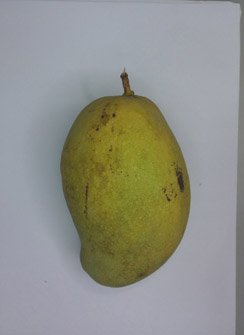
#> input picture images/101b.jpg, 244 x 335 px
$ python -i model.py   (imports and definitions only)   (older library calls are emulated)
#> lines starting #> are read from the running program, lines starting #| are printed output that depends on the picture; after the words box and inside, x2 and y2 are one past the last pixel; in counts of white or black regions, pixels touching at a corner belong together
#> further down, picture is the input picture: shape (335, 244, 3); mean B, G, R 136.1, 145.2, 144.3
import cv2
import numpy as np
import joblib
from skimage.feature import graycomatrix, graycoprops
from skimage.metrics import structural_similarity as ssim


# [8 lines left out: function phash, not called in this run]


def hamming_distance(h1, h2):
    return np.sum(h1 != h2)
# ==========================
# LOAD MODELS
# ==========================
# [5 lines not run here, left out]


# ==========================
# SEGMENTATION
# ==========================
def segment_mango(img):
    hsv = cv2.cvtColor(img, cv2.COLOR_BGR2HSV)
#> hsv: shape (335, 244, 3); mean H, S, V 90.6, 52.5, 153.6
    lower = np.array([15, 30, 30])
    upper = np.array([95, 255, 255])
    mask = cv2.inRange(hsv, lower, upper)
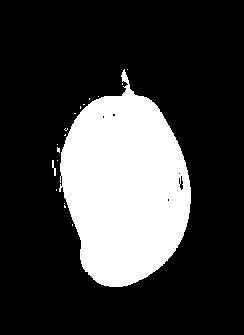
#> mask: shape (335, 244); 23.9% white; 18 white regions (16 under 20 px), largest, box (x1, y1, x2, y2) and area: (59, 69, 191, 287) 19452, (52, 160, 56, 176) 32
    kernel = np.ones((7, 7), np.uint8)
    mask = cv2.morphologyEx(mask, cv2.MORPH_CLOSE, kernel)
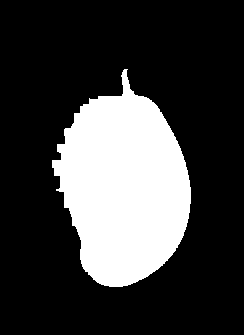
#> mask: shape (335, 244); 24.3% white; 1 white region, box (x1, y1, x2, y2) and area: (52, 69, 191, 287) 19898
    mango = cv2.bitwise_and(img, img, mask=mask)
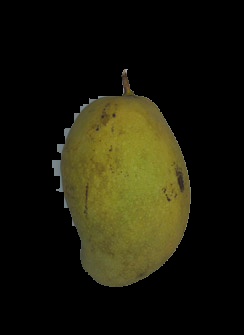
#> mango: shape (335, 244, 3); mean B, G, R 10.6, 26.5, 28
    return mango


# ==========================
# VALIDATION
# ==========================
# [39 lines left out: functions check_blur, check_brightness, check_exact_duplicate, not called in this run]


# ==========================
# SAME MANGO CHECK
import cv2
import numpy as np

# [232 lines left out: functions same_mango_check, extract_features, smart_price, predict_mango_agent, not called in this run]

>>> import cv2
>>> picture = cv2.imread('images/101b.jpg')
>>> result = segment_mango(picture)

$ run again, on images/10b.jpg
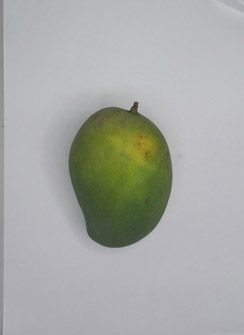
#> input picture images/10b.jpg, 244 x 335 px
#> picture is the input picture: shape (335, 244, 3); mean B, G, R 166.5, 170, 168
#> hsv: shape (335, 244, 3); mean H, S, V 104.1, 23.7, 173.8
#> in segment_mango, `mask = cv2.inRange(hsv, lower, upper)`:
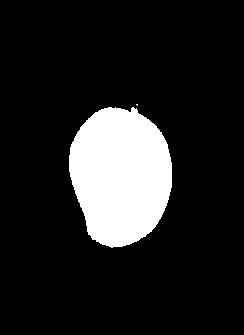
#> mask: shape (335, 244); 13.7% white; 2 white regions (1 under 20 px), largest, box (x1, y1, x2, y2) and area: (69, 107, 172, 248) 11217
#> in segment_mango, `mango = cv2.bitwise_and(img, img, mask=mask)`:
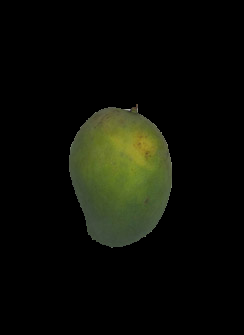
#> mango: shape (335, 244, 3); mean B, G, R 6.7, 13.9, 12.2

$ run again, on images/116b.jpg
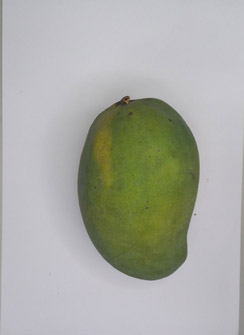
#> input picture images/116b.jpg, 244 x 335 px
#> picture is the input picture: shape (335, 244, 3); mean B, G, R 163.9, 171.5, 169.9
#> hsv: shape (335, 244, 3); mean H, S, V 101.2, 33.5, 175.9
#> in segment_mango, `mask = cv2.inRange(hsv, lower, upper)`:
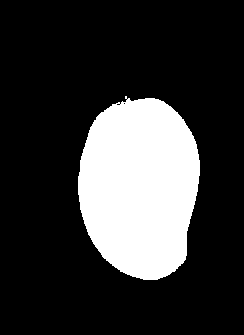
#> mask: shape (335, 244); 21.5% white; 1 white region, box (x1, y1, x2, y2) and area: (78, 96, 200, 280) 17566
#> in segment_mango, `mango = cv2.bitwise_and(img, img, mask=mask)`:
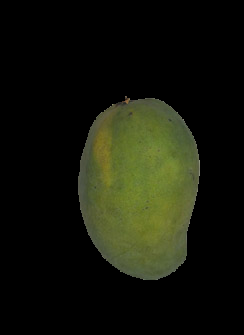
#> mango: shape (335, 244, 3); mean B, G, R 11.1, 22.9, 20.6
